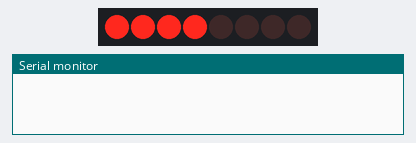
The sketch below on a simulated Arduino Uno, built with avr-gcc and run on an emulated ATmega328P. On the bench: 8 shift-register outputs drawn as a row of LEDs (first output left, lit = HIGH), the last lines printed to the serial monitor. Wiring (inferred from the names in the program): shift register (74HC595): data pin 12; shift clock pin 9; latch pin 11. Wiring (inferred from the signals the program sends): row of LEDs: on Q0, Q1, Q2, Q3, Q4, Q5, Q6, Q7.

Above: at 0.2 s.
At 1.7 s:
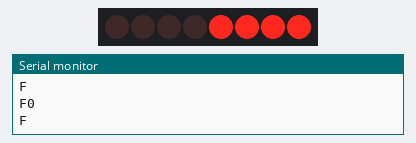
Timing chart, 0 to 3.0 s (numbered marks = the images above):
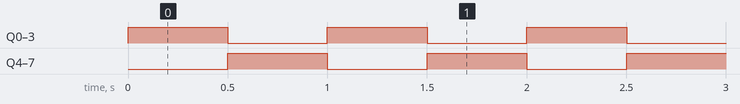

The sketch:

Tutorial_47_Shift_Register_Binary_and_Hexadecimal_Flipper.ino
```cpp
// Shift register - binary & hexadecimal bit flipper

int latch_pin = 11;
int data_pin = 12;
int clock_pin = 9;

byte leds = 0xF0;

int dt = 500;

void setup() {
  // put your setup code here, to run once:

  Serial.begin(9600);

  pinMode(latch_pin, OUTPUT);
  pinMode(data_pin, OUTPUT);
  pinMode(clock_pin, OUTPUT);
}

void loop() {
  // put your main code here, to run repeatedly:

  digitalWrite(latch_pin, LOW); //incoming data
  shiftOut(data_pin, clock_pin, LSBFIRST, leds);
  digitalWrite(latch_pin, HIGH);

  delay(dt);

  // bit flip, invert bits
  leds = ~leds;

  //method 2 of inverting
  //leds = 255 - leds

  Serial.println(leds, HEX);

  digitalWrite(latch_pin, LOW); //incoming data
  shiftOut(data_pin, clock_pin, LSBFIRST, leds);
  digitalWrite(latch_pin, HIGH);


}
```

Measured:
- by itself, Q0–7: alternates HIGH for 0.50 s and LOW for 0.50 s
